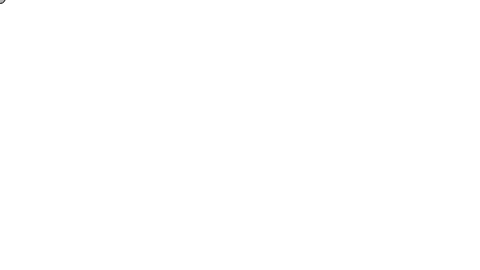
Frame 1 (no input)
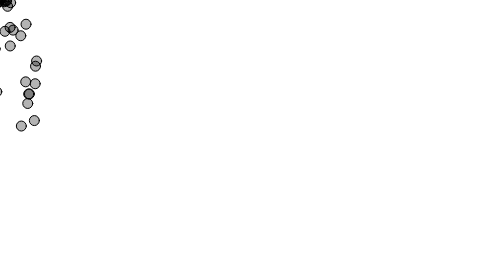
Frame 60 (no input)
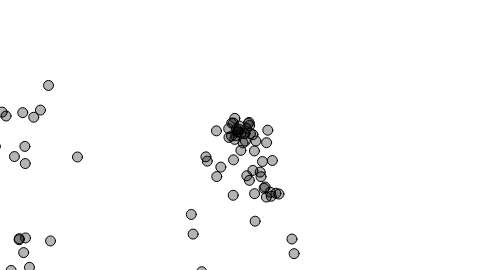
Frame 120 (the mouse pressed at the canvas centre since frame 60)

The p5.js sketch that drew these frames (run headless with seeded random() and noise() and a simulated clock; from frame 60 on, the mouse is pressed at the canvas centre):

// p5.js sketch
// ── sketch.js
// Learning Processing
// Daniel Shiffman
// http://www.learningprocessing.com

// Example 23-2: Simple particle system with ArrayList

var particles;

function setup() {
  createCanvas(480, 270);
  particles = [];
}

function draw() {
  // A new Particle object is added to the ArrayList every cycle through draw().
  particles.push(new Particle()); 

  background(255);
  // Iterate through our ArrayList and get each Particle
  // The ArrayList keeps track of the total number of particles.
  particles.forEach(runParticle);

  function runParticle(p) {
    p.run();
    p.gravity();
    p.display();
  }

  // If the ArrayList has more than 100 elements in it, we delete the first element, using remove().
  if (particles.length > 100) {
    particles.splice(0, 1);
  }
}

// ── particle.js
// Learning Processing
// Daniel Shiffman
// http://www.learningprocessing.com

// Example 23-2: Simple particle system with ArrayList

// A simple Particle class

function Particle() {
  this.x = mouseX;
  this.y = mouseY;
  this.xspeed = random(-1, 1);
  this.yspeed = random(-2, 0);
  
  this.run = function() {
    this.x = this.x + this.xspeed;
    this.y = this.y + this.yspeed;
  }
  
  this.gravity = function() {
    this.yspeed += 0.1;
  }
  
  this.display = function() {
    stroke(0);
    fill(0, 75);
    ellipse(this.x, this.y, 10, 10);
  }
}
